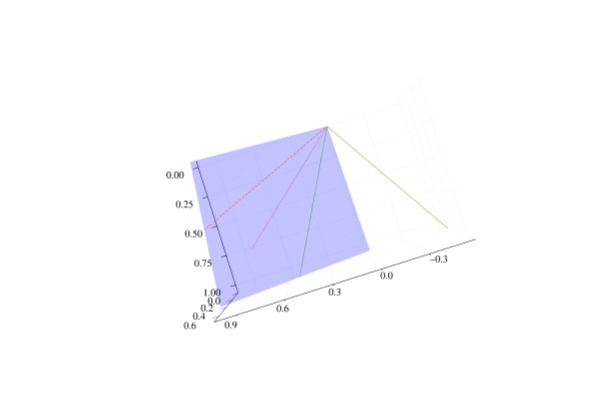

This figure's notebook cell:
### Markdown cell above
Lastly, let's do the rotation of `p` according to the angle $\phi/2$ between the vectors `a` and  `b`.

### Code cell
rotp = (b/a) * p * inv(b/a)


surface(x,y,z, cmap=:blue, alpha=0.5, legend=false,aspect_ratio=1)
quiver!([0],[0],[0],quiver=([a.e1],[a.e2],[a.e3]))
quiver!([0],[0],[0],quiver=([b.e1],[b.e2],[b.e3]))
quiver!([0],[0],[0],quiver=([p.e1],[p.e2],[p.e3]))
quiver!([0],[0],[0],quiver=([rotp.e1],[rotp.e2],[rotp.e3]))

### Figure 1 — Plotly figure (JSON) as saved in the notebook; plotly's stock layout.template omitted (floating-point values rounded to 4 significant figures)
{"data": [{"cmax": 0.6667, "cmin": 0, "colorbar": {"len": 0.9525, "title": {"text": ""}, "x": 0.9934, "y": 0.5139}, "colorscale": [[0, "rgba(0, 0, 255, 0.500)"], [1, "rgba(0, 0, 255, 0.500)"]], "name": "y1", "opacity": 0.5, "scene": "scene", "showlegend": false, "showscale": false, "type": "surface", "x": [0, 1], "xaxis": "x", "y": [0, 1], "yaxis": "y", "z": [[0, 0.3333], [0.3333, 0.6667]], "zaxis": "z", "zmax": 0.6667, "zmin": 0}, {"colorbar": {"len": 0.9525, "title": {"text": ""}, "x": 0.9934, "y": 0.5139}, "legendgroup": "", "line": {"color": "rgba(227, 111, 71, 1.000)", "dash": "solid", "shape": "linear", "width": 1}, "mode": "lines", "name": "", "scene": "scene", "showlegend": false, "type": "scatter3d", "x": [0, 1], "xaxis": "x", "y": [0, 0.5], "yaxis": "y", "z": [0, 0.5], "zaxis": "z", "zmax": 0.6667, "zmin": 0}, {"colorbar": {"len": 0.9525, "title": {"text": ""}, "x": 0.9934, "y": 0.5139}, "legendgroup": "", "line": {"color": "rgba(62, 164, 78, 1.000)", "dash": "solid", "shape": "linear", "width": 1}, "mode": "lines", "name": "", "scene": "scene", "showlegend": false, "type": "scatter3d", "x": [0, 0.5], "xaxis": "x", "y": [0, 1], "yaxis": "y", "z": [0, 0.5], "zaxis": "z", "zmax": 0.6667, "zmin": 0}, {"colorbar": {"len": 0.9525, "title": {"text": ""}, "x": 0.9934, "y": 0.5139}, "legendgroup": "", "line": {"color": "rgba(195, 113, 210, 1.000)", "dash": "solid", "shape": "linear", "width": 1}, "mode": "lines", "name": "", "scene": "scene", "showlegend": false, "type": "scatter3d", "x": [0, 0.7], "xaxis": "x", "y": [0, 0.7], "yaxis": "y", "z": [0, 0.7], "zaxis": "z", "zmax": 0.6667, "zmin": 0}, {"colorbar": {"len": 0.9525, "title": {"text": ""}, "x": 0.9934, "y": 0.5139}, "legendgroup": "", "line": {"color": "rgba(172, 142, 24, 1.000)", "dash": "solid", "shape": "linear", "width": 1}, "mode": "lines", "name": "", "scene": "scene", "showlegend": false, "type": "scatter3d", "x": [0, -0.5444], "xaxis": "x", "y": [0, 1.011], "yaxis": "y", "z": [0, 0.3889], "zaxis": "z", "zmax": 0.6667, "zmin": 0}], "layout": {"annotations": [], "height": 400, "margin": {"b": 20, "l": 0, "r": 0, "t": 20}, "paper_bgcolor": "rgba(255, 255, 255, 1.000)", "plot_bgcolor": "rgba(255, 255, 255, 1.000)", "scene": {"aspectmode": "auto", "aspectratio": {"x": 1.499, "y": 0.9815, "z": 0.6795}, "camera": {"center": {"x": 0, "y": 0, "z": 0}, "eye": {"x": 4.804e-17, "y": 1.518e-16, "z": 2.6}, "projection": {"type": "perspective"}, "up": {"x": 0, "y": 0, "z": 1}}, "domain": {"x": [0.06582, 0.9934], "y": [0.03762, 0.9902]}, "xaxis": {"gridcolor": "rgba(0, 0, 0, 0.1)", "gridwidth": 0.5, "linecolor": "rgba(0, 0, 0, 1)", "mirror": false, "range": [-0.5908, 1.046], "showgrid": true, "showline": true, "showticklabels": true, "tickangle": 0, "tickcolor": "rgb(0, 0, 0)", "tickfont": {"color": "rgba(0, 0, 0, 1)", "family": "sans-serif", "size": 11}, "tickmode": "array", "ticks": "inside", "ticktext": ["−0.3", "0.0", "0.3", "0.6", "0.9"], "tickvals": [-0.3, 0, 0.3, 0.6, 0.9], "title": {"font": {"color": "rgba(0, 0, 0, 1)", "family": "sans-serif", "size": 15}, "text": ""}, "type": "linear", "visible": true, "zeroline": false, "zerolinecolor": "rgba(0, 0, 0, 1)"}, "yaxis": {"gridcolor": "rgba(0, 0, 0, 0.1)", "gridwidth": 0.5, "linecolor": "rgba(0, 0, 0, 1)", "mirror": false, "range": [-0.05481, 1.066], "showgrid": true, "showline": true, "showticklabels": true, "tickangle": 0, "tickcolor": "rgb(0, 0, 0)", "tickfont": {"color": "rgba(0, 0, 0, 1)", "family": "sans-serif", "size": 11}, "tickmode": "array", "ticks": "inside", "ticktext": ["0.00", "0.25", "0.50", "0.75", "1.00"], "tickvals": [0, 0.25, 0.5, 0.75, 1], "title": {"font": {"color": "rgba(0, 0, 0, 1)", "family": "sans-serif", "size": 15}, "text": ""}, "type": "linear", "visible": true, "zeroline": false, "zerolinecolor": "rgba(0, 0, 0, 1)"}, "zaxis": {"gridcolor": "rgba(0, 0, 0, 0.1)", "gridwidth": 0.5, "linecolor": "rgba(0, 0, 0, 1)", "mirror": false, "range": [-0.021, 0.721], "showgrid": true, "showline": true, "showticklabels": true, "tickangle": 0, "tickcolor": "rgb(0, 0, 0)", "tickfont": {"color": "rgba(0, 0, 0, 1)", "family": "sans-serif", "size": 11}, "tickmode": "array", "ticks": "inside", "ticktext": ["0.0", "0.2", "0.4", "0.6"], "tickvals": [0, 0.2, 0.4, 0.6], "title": {"font": {"color": "rgba(0, 0, 0, 1)", "family": "sans-serif", "size": 15}, "text": ""}, "type": "linear", "visible": true, "zeroline": false, "zerolinecolor": "rgba(0, 0, 0, 1)"}}, "showlegend": false, "width": 600}}
